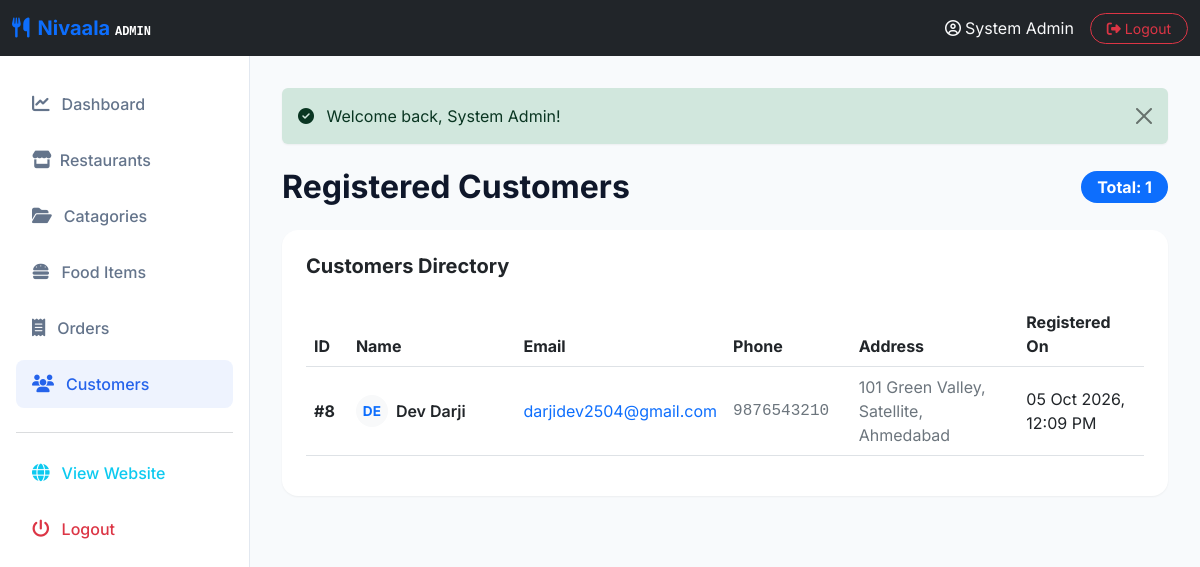
The page /admin/customers.php (signed in) on the database its author committed.
### tables this page shows
CREATE TABLE `users` (
  `id` int(11) NOT NULL AUTO_INCREMENT,
  `name` varchar(100) NOT NULL,
  `email` varchar(100) NOT NULL,
  `password` varchar(255) NOT NULL,
  `phone` varchar(15) NOT NULL,
  `address` text NOT NULL,
  `role` enum('customer','admin','restaurant_owner') DEFAULT 'customer',
  `created_at` timestamp NOT NULL DEFAULT current_timestamp(),
  PRIMARY KEY (`id`),
  UNIQUE KEY `email` (`email`)
);

### admin/customers.php (the view, shortened to what this page needs)
<?php
include_once 'includes/header.php';
try {
    $customers = $conn->query("SELECT * FROM users WHERE role = 'customer' ORDER BY id DESC")->fetchAll();
} catch (PDOException $e) {
    die("Database error: " . $e->getMessage());
}
?>
<div class="d-flex justify-content-between align-items-center mb-4">
  <h2 class="fw-bold mb-0">Registered Customers</h2>
  <span class="badge bg-primary rounded-pill px-3 py-2 fs-6">
    Total: <?php echo count($customers); ?>
  </span>
</div>
<div class="card border-0 shadow-sm-custom p-4" style="border-radius: 16px;">
  <h5 class="fw-bold mb-4">Customers Directory</h5>
  <?php if (count($customers) > 0): ?>
    <div class="table-responsive">
      <table class="table align-middle">
        <thead class="text-secondary fw-semibold">
          <tr>
            <th scope="col" style="width: 5%;">ID</th>
            <th scope="col" style="width: 20%;">Name</th>
            <th scope="col" style="width: 25%;">Email</th>
            <th scope="col" style="width: 15%;">Phone</th>
            <th scope="col" style="width: 20%;">Address</th>
            <th scope="col" style="width: 15%;">Registered On</th>
          </tr>
        </thead>
        <tbody>
          <?php foreach ($customers as $cust): ?>
            <tr>
              <td class="fw-bold">#<?php echo $cust['id']; ?></td>
              <td>
                <div class="d-flex align-items-center">
                  <div class="rounded-circle bg-light d-flex align-items-center justify-content-center text-primary fw-bold text-uppercase me-2" style="width: 32px; height: 32px; font-size: 0.85rem;">
                    <?php echo substr($cust['name'], 0, 2); ?>
                  </div>
                  <span class="fw-semibold text-dark"><?php echo htmlspecialchars($cust['name']); ?></span>
                </div>
              </td>
              <td>
                <a href="mailto:<?php echo $cust['email']; ?>" class="text-decoration-none">
                  <?php echo htmlspecialchars($cust['email']); ?>
                </a>
              </td>
              <td class="text-secondary font-monospace"><?php echo htmlspecialchars($cust['phone']); ?></td>
              <td class="text-secondary text-sm"><?php echo htmlspecialchars($cust['address']); ?></td>
              <td><?php echo date('d M Y, h:i A', strtotime($cust['created_at'])); ?></td>
            </tr>
          <?php endforeach; ?>
        </tbody>
      </table>
    </div>
  <?php endif; ?>
</div>
<?php include_once 'includes/footer.php'; ?>

### assets/css/style.css (style rules this page uses)
:root { --bg-color: #F8FAFC; --primary-color: #2563EB; --secondary-color: #4F46E5; --ai-accent: #7C3AED; --success-color: #10B981; --text-color: #0F172A; --text-secondary: #64748B; --card-bg: #FFFFFF; --border-color: #E2E8F0; }
body { background-color: var(--bg-color); color: var(--text-color); font-family: 'Inter', -apple-system, BlinkMacSystemFont, "Segoe UI", Roboto, "Helvetica Neue", Arial, sans-serif; min-height: 100vh; display: flex; flex-direction: column; }
.shadow-sm-custom { box-shadow: 0 1px 2px 0 rgba(0, 0, 0, 0.05); }

### rows shown on the page
users: id "8", name "DE", name "Dev Darji", email "darjidev2504@gmail.com", phone "9876543210", address "101 Green Valley, Satellite, Ahmedabad", created_at "05 Oct 2026, 12:09 PM"

### other values the page prints
$_SESSION['user_name'] "System Admin"
$_SESSION['success'] "Welcome back, System Admin!"
count($customers) "1"
